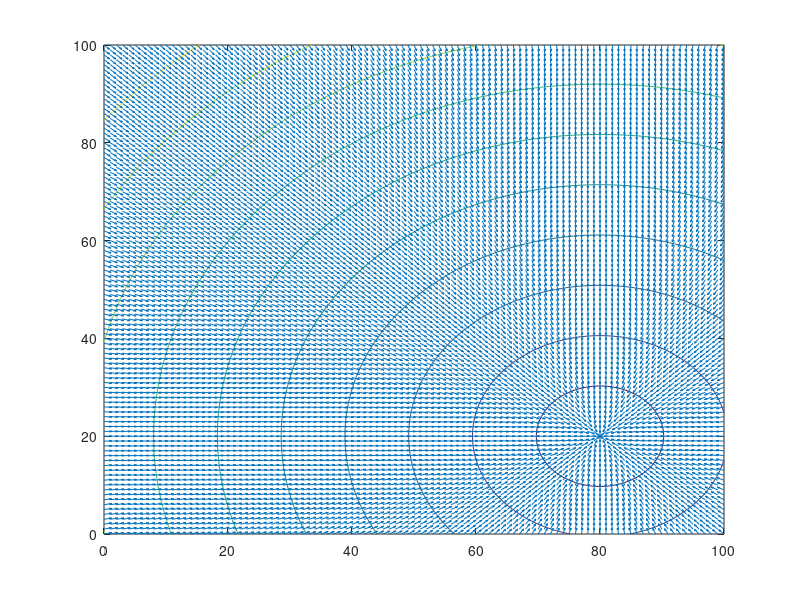
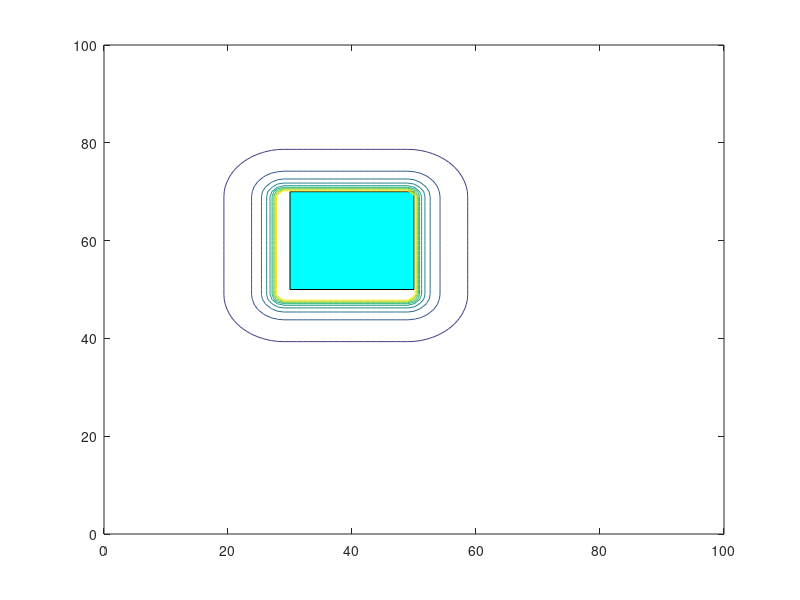
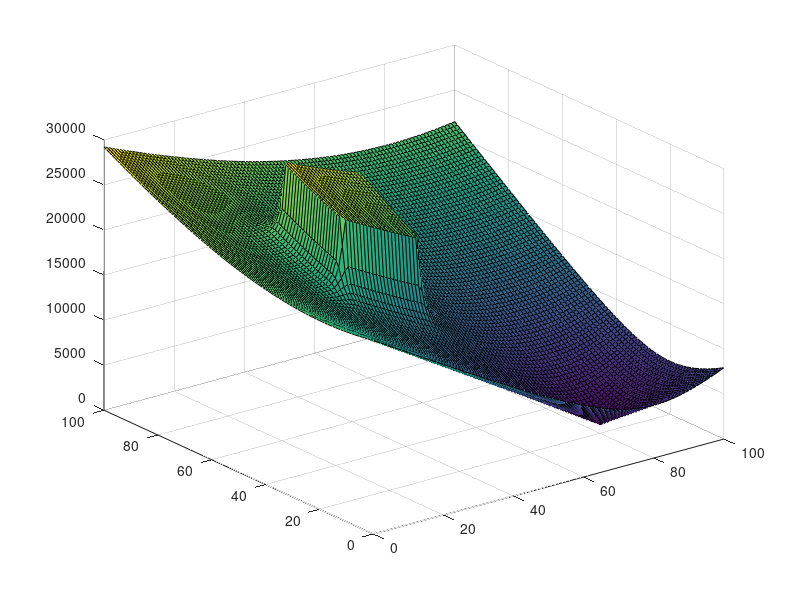
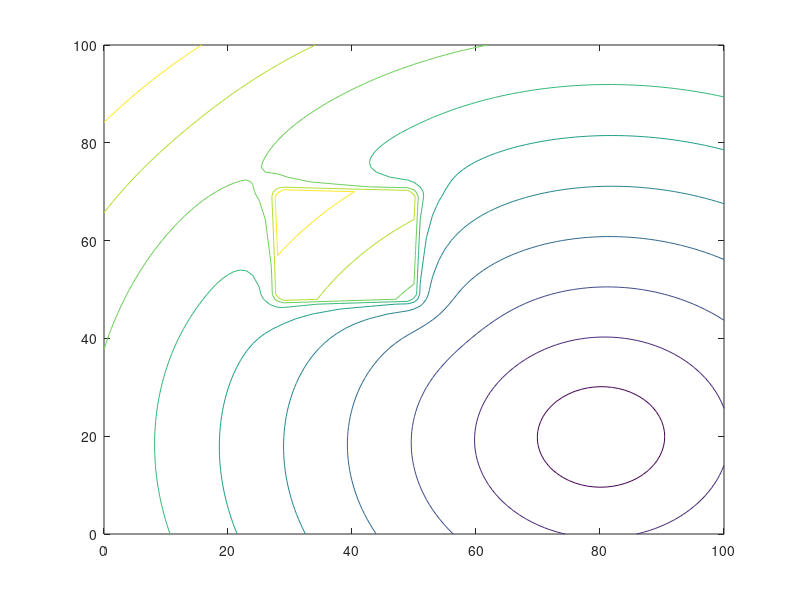

The MATLAB script that drew these images, in order: (Note: this script raises an error after producing the figures.)
close all;
clear;
%Start setup
x = 0:1:100;
y = 0:1:100;
[X,Y] = meshgrid(x,y);
dAttract=sqrt((X-80).^2+(Y-20).^2);
figure
contour(X,Y,dAttract);
[DX,DY] = gradient(dAttract);
hold on
h=quiver(X,Y,-DX,-DY);
hold off
square=zeros(101);
% quad stuff
for ik=1:101
    for jk=1:101
        if (ik <= 30)
            if(jk <= 50)
                dRepel=10000.*((1./(sqrt((ik-30).^2+(jk-50).^2)))+(1./(sqrt(200))));
            elseif(jk > 50 && jk < 70)
                dRepel=10000.*((1./(sqrt((ik-30).^2)))+(1./(sqrt(200))));
            else
                dRepel=10000.*((1./(sqrt((ik-30).^2+(jk-70).^2)))+(1./(sqrt(200))));
            end
        end
        if (ik >= 50)
            if(jk <= 50)
                dRepel=10000.*((1./(sqrt((ik-50).^2+(jk-50).^2)))+(1./(sqrt(200))));
            elseif(jk > 50 && jk < 70)
                dRepel=10000.*((1./(ik-50))+(1./(sqrt(200))));
            else
                dRepel=10000.*((1./(sqrt((ik-50).^2+(jk-70).^2)))+(1./(sqrt(200))));
            end
        end
        if (ik >= 30 && ik <=50 && jk >= 70)
            dRepel=10000.*((1./(jk-70))+(1./(sqrt(200))));
        end
        if (ik >= 30 && ik <= 50 && jk <= 50)
            dRepel=10000.*((1./(sqrt((jk-50).^2)))+(1./(sqrt(200))));
        end
        if (ik >= 30 && ik <= 50 && jk >= 50 && jk <= 70)
            maxim = max(square);
            dRepel = max(maxim);
        end
        square(jk,ik)=dRepel;
    end
end
figure
axis([0 100 0 100]);
XSquare = [30 30 50 50];
YSquare = [50 70 70 50];
XYSquare = fill(XSquare,YSquare,'c');
hold on
contour(X,Y,square);
hold off
[ux,uy] = gradient(square,100,100);
%hold on
%uv=quiver(X,Y,-ux,-uy,0);
%hold off

figure
dBoth = 250.*dAttract + square;
surf(X,Y,dBoth);
figure
contour(X,Y,dBoth);
[UX,UY] = gradient(dBoth,100,100);
%hold on
%uv=quiver(X,Y,-UX,-UY,0);
%hold off
t = animatedline('LineWidth',2);
t.Color = 'red';

Xr = [16 16 24 24];
Yr = [86 94 94 86];
hold on
rect = fill(Xr,Yr,'m');
theta = randi(360);
rot = [cosd(theta) -sind(theta); sind(theta) cosd(theta)];
xc = 20;
yc = 90;
center = repmat([xc yc], 4 ,1)';
V = get(rect,'Vertices')';
V = rot*(V-center)+center;
set(rect,'Vertices',V');
drawnow;
hold off
d = sqrt((80-xc).^2+(20-yc).^2);
hold on
g = plot(80,20,'x','MarkerFaceColor','blue');
hold off
addpoints(t,xc,yc);
goal = repmat([80 20], 4, 1)';
goalLine = animatedline('Marker','.');
addpoints(goalLine,xc,yc);
squared = (goal-center).^2;
distance = sqrt(squared(1,1) + squared(2,1));
vd = 5;
xv = 0;
yv = 0;
while distance > 1
    squared = (goal-center).^2;
    distance = sqrt(squared(1,1) + squared(2,1)); %distance between position and goal
    
    thetaE = atan2(UY(round(center(2,1)),round(center(1,1))),UX(round(center(2,1)),round(center(1,1))));
    thetaCurr = atan2(V(2,2)-V(2,3),V(1,2)-V(1,3));
    dtheta =(thetaE-thetaCurr)*0.1;
    if abs(dtheta) > pi/4
        if dtheta > 0
            dtheta = pi/4;
        else
            dtheta = -pi/4;
        end
    end
    if abs(dtheta) > 0
        xv=-vd.*cos(thetaCurr).*0.1;
        yv=-vd.*sin(thetaCurr).*0.1;
        rot3= [cos(dtheta) -sin(dtheta); sin(dtheta) cos(dtheta)];
    else
        xv = abs(UX(round(center(2,1)),round(center(1,1))))*0.1;
        yv = abs(UY(round(center(2,1)),round(center(1,1))))*0.1;
        rot3 = 1;
    end
    dmove = repmat([xv yv], 4, 1)';
    V = rot3*(V-center)+center+dmove;
    center = center+dmove;
    set(rect,'Vertices',V');
    addpoints(goalLine,center(1,1),center(2,1));
     
    pause(0.1);
    drawnow;
end